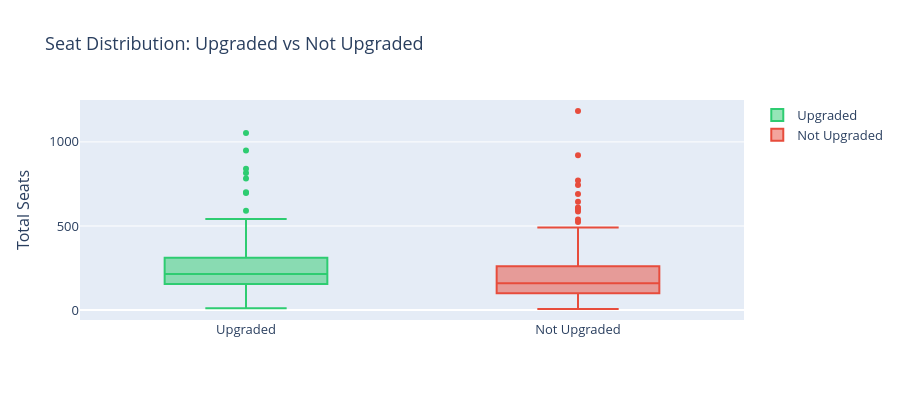

Notebook code cell kept with this figure:
### Markdown cell above
## 5. Seat Growth vs Upgrade
Accounts adding seats signal growth — do they upgrade more?

### Code cell
print("=== Seat Analysis: Upgraded vs Not Upgraded ===\n")
print(f"{'Metric':<25} {'Upgraded':>12} {'Not Upgraded':>14} {'Diff':>8}")
print("─" * 63)

seat_metrics = {
    'Avg Total Seats':  'total_seats',
    'Avg MRR':          'total_mrr',
    'Annual Billing %': 'is_annual',
    'Auto Renew %':     'auto_renew'
}

for label, col in seat_metrics.items():
    val_up  = upgraded[col].mean()
    val_not = not_upgraded[col].mean()
    diff    = ((val_up - val_not) / val_not * 100)
    print(f"{label:<25} {val_up:>12.2f} {val_not:>14.2f} "
          f"{diff:>+7.1f}%")

# Seat distribution chart
fig = go.Figure()
fig.add_trace(go.Box(
    y=upgraded['total_seats'],
    name='Upgraded',
    marker_color='#2ecc71'
))
fig.add_trace(go.Box(
    y=not_upgraded['total_seats'],
    name='Not Upgraded',
    marker_color='#e74c3c'
))
fig.update_layout(
    title='Seat Distribution: Upgraded vs Not Upgraded',
    height=400,
    font=dict(size=13),
    yaxis_title='Total Seats'
)
fig.show()

### Figure 1 — Plotly figure (JSON) as saved in the notebook; plotly's stock layout.template omitted (floating-point values rounded to 4 significant figures; data arrays with more than 128 entries replaced by an {"elided": "..."} marker saying what was removed)
{"data": [{"marker": {"color": "#2ecc71"}, "name": "Upgraded", "type": "box", "y": {"elided": "269 int values"}}, {"marker": {"color": "#e74c3c"}, "name": "Not Upgraded", "type": "box", "y": {"elided": "231 int values"}}], "layout": {"font": {"size": 13}, "height": 400, "title": {"text": "Seat Distribution: Upgraded vs Not Upgraded"}, "yaxis": {"title": {"text": "Total Seats"}}}}
